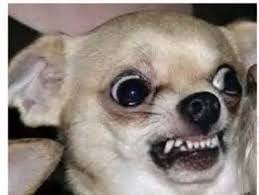
#> input picture gyy.jfif, 259 x 195 px
$ python main.py
#> lines starting #> are read from the running program, lines starting #| are printed output that depends on the picture
import cv2
import matplotlib.pyplot as plt
import numpy as np
import sys

if __name__ == '__main__':

    gyy = cv2.imread("gyy.jfif")
#> gyy is the input picture: shape (195, 259, 3); mean B, G, R 126.5, 133.5, 144.1
    out_img = None

    for i in np.arange(3):
        image = None
        for j in np.arange(3):
            if j == 0:
                image = cv2.flip(gyy, 1)
            elif j % 2 == 0:
                image = np.concatenate((image, cv2.flip(gyy, 1)), axis=1)
            else:
                image = np.concatenate((image, gyy), axis=1)
        if i == 0:
            out_img = image
        else:
            out_img = np.concatenate((out_img, image))

    cv2.imwrite("./gyyarray.jpg", out_img)
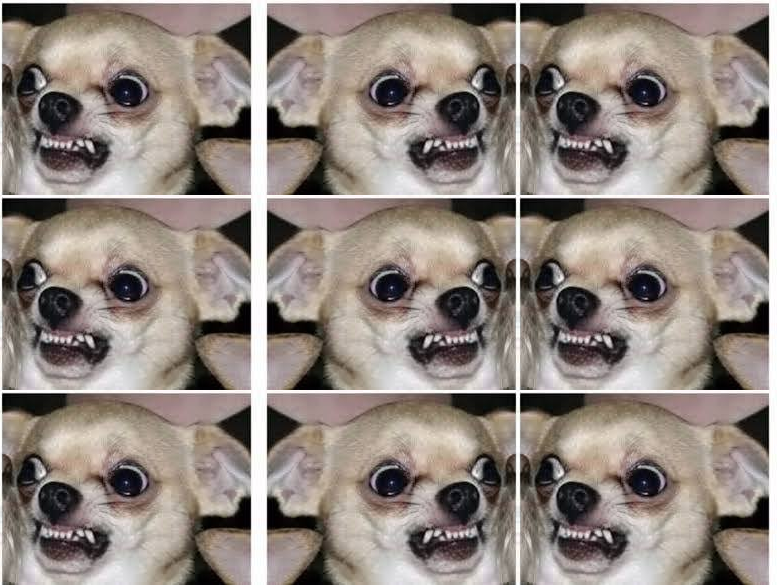
#> saved as gyyarray.jpg: shape (585, 777, 3); mean B, G, R 126.5, 133.5, 144.1
